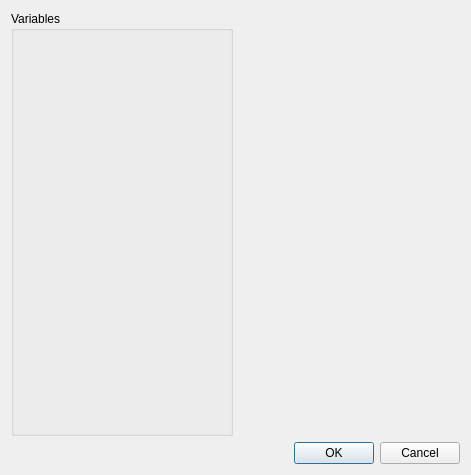
<?xml version="1.0" encoding="UTF-8"?>
<ui version="4.0">
 <class>DialogVariables</class>
 <widget class="QDialog" name="DialogVariables">
  <property name="geometry">
   <rect>
    <x>0</x>
    <y>0</y>
    <width>471</width>
    <height>475</height>
   </rect>
  </property>
  <property name="windowTitle">
   <string>Variables</string>
  </property>
  <layout class="QGridLayout" name="gridLayout_2">
   <item row="0" column="0">
    <layout class="QVBoxLayout" name="verticalLayout">
     <item>
      <layout class="QHBoxLayout" name="horizontalLayout" stretch="0,0">
       <item>
        <widget class="QGroupBox" name="groupBox">
         <property name="title">
          <string>Variables</string>
         </property>
         <layout class="QGridLayout" name="gridLayout">
          <property name="leftMargin">
           <number>9</number>
          </property>
          <property name="topMargin">
           <number>9</number>
          </property>
          <property name="rightMargin">
           <number>9</number>
          </property>
          <property name="bottomMargin">
           <number>9</number>
          </property>
          <item row="0" column="0">
           <widget class="PanelSuperList" name="panelListPages" native="true"/>
          </item>
         </layout>
        </widget>
       </item>
       <item>
        <widget class="PanelSuperList" name="panelList" native="true"/>
       </item>
      </layout>
     </item>
     <item>
      <widget class="QDialogButtonBox" name="buttonBox">
       <property name="orientation">
        <enum>Qt::Horizontal</enum>
       </property>
       <property name="standardButtons">
        <set>QDialogButtonBox::Cancel|QDialogButtonBox::Ok</set>
       </property>
      </widget>
     </item>
    </layout>
   </item>
  </layout>
 </widget>
 <customwidgets>
  <customwidget>
   <class>PanelSuperList</class>
   <extends>QWidget</extends>
   <header>panelsuperlist.h</header>
   <container>1</container>
  </customwidget>
 </customwidgets>
 <resources/>
 <connections>
  <connection>
   <sender>buttonBox</sender>
   <signal>accepted()</signal>
   <receiver>DialogVariables</receiver>
   <slot>accept()</slot>
   <hints>
    <hint type="sourcelabel">
     <x>248</x>
     <y>254</y>
    </hint>
    <hint type="destinationlabel">
     <x>157</x>
     <y>274</y>
    </hint>
   </hints>
  </connection>
  <connection>
   <sender>buttonBox</sender>
   <signal>rejected()</signal>
   <receiver>DialogVariables</receiver>
   <slot>reject()</slot>
   <hints>
    <hint type="sourcelabel">
     <x>316</x>
     <y>260</y>
    </hint>
    <hint type="destinationlabel">
     <x>286</x>
     <y>274</y>
    </hint>
   </hints>
  </connection>
 </connections>
</ui>
